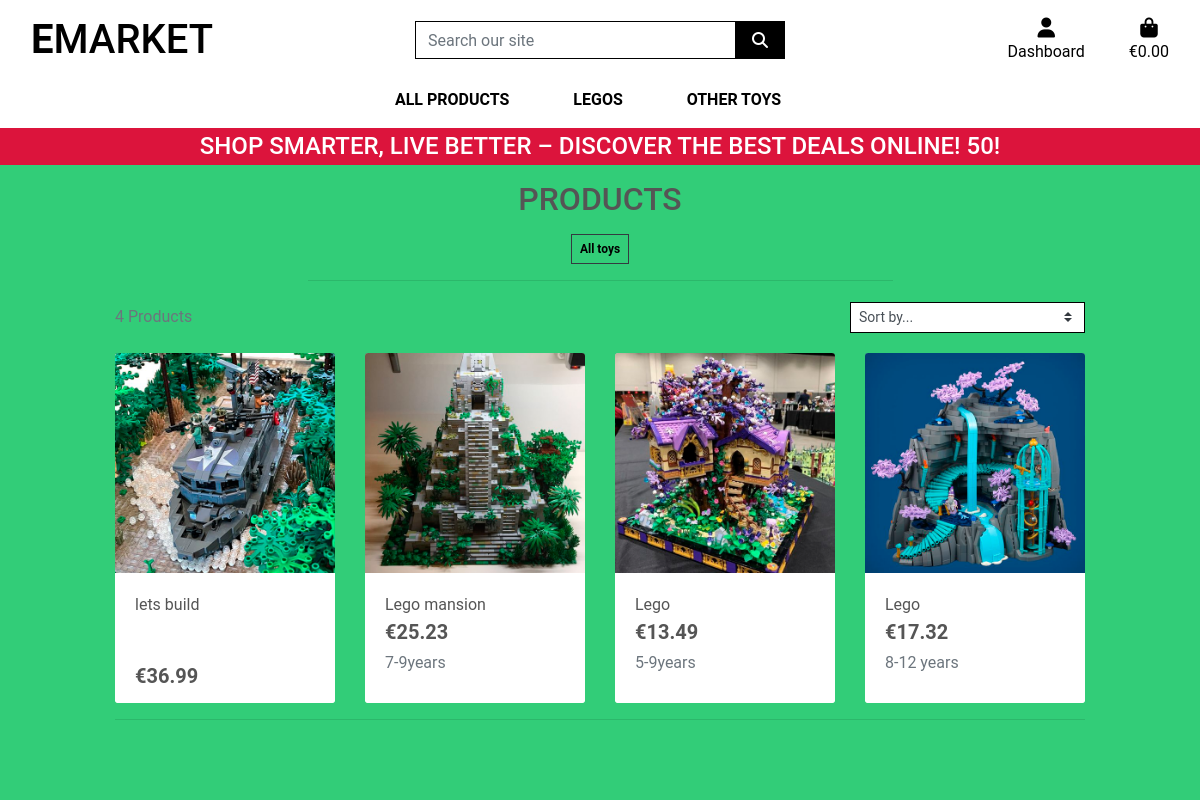
The app's page /products/?category=all_toys, older data.
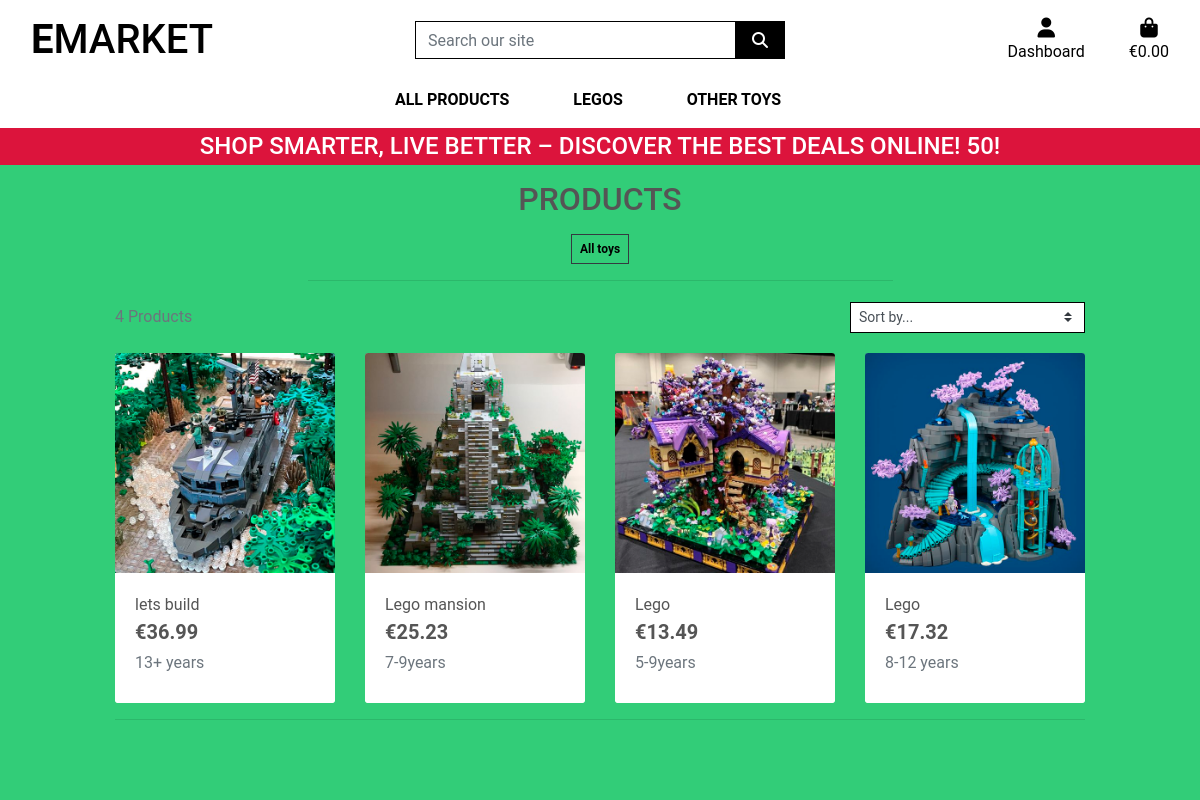
The same page, newer data.
### products/models.py (models this page shows, shortened)
class Category(models.Model):
    class Meta:
        verbose_name_plural = 'Categories'
    name = models.CharField(max_length=254)
    friendly_name = models.CharField(max_length=254, null=True, blank=True)

class Product(models.Model):
    category = models.ForeignKey('Category', null=True, blank=True, on_delete=models.SET_NULL)
    name = models.CharField(max_length=254)
    description = models.TextField()
    price = models.DecimalField(max_digits=6, decimal_places=2)
    age = models.CharField(max_length=50, null=True, blank=True)
    image = models.ImageField(null=True, blank=True)

### products/views.py (the view, shortened to what this page needs)
# urls.py: path('', views.all_products, name='products'),
def all_products(request):
    products = Product.objects.all()
    query = None
    categories = None
    sort = None
    direction = None
    if request.GET:
        if 'category' in request.GET:
            categories = request.GET['category'].split(',')
            products = products.filter(category__name__in=categories)
            categories = Category.objects.filter(name__in=categories)
    if request.GET:
        if 'q' in request.GET:
            query = request.GET['q']
            if not query:
                messages.error(request, "You didn't enter any search criteria!")
                return redirect(reverse('products'))
            queries = Q(name__icontains=query) | Q(description__icontains=query)
            products = products.filter(queries)
    current_sorting = f'{sort}_{direction}'
    context = {
        'products': products,
        'search_term': query,
        'current_categories': categories,
        'current_sorting': current_sorting,
    }
    return render(request, 'products/products.html', context)

### bag/contexts.py (called while the page is built, shortened)
def bag_contents(request):
    bag_items = []
    total = 0
    product_count = 0
    bag = request.session.get('bag', {})
    if total < settings.FREE_DELIVERY_THRESHOLD:
        delivery = total * Decimal(settings.STANDARD_DELIVERY_PERCENTAGE / 100)
        free_delivery_delta = settings.FREE_DELIVERY_THRESHOLD - total
    else:
        delivery = 0
        free_delivery_delta = 0
    grand_total = delivery + total
    context = {
        'bag_items': bag_items,
        'total': total,
        'product_count': product_count,
        'delivery': delivery,
        'free_delivery_delta': free_delivery_delta,
        'free_delivery_threshold': settings.FREE_DELIVERY_THRESHOLD,
        'grand_total': grand_total,
    }
    return context

### products/templates/products/products.html (shortened to what this page needs)
{% extends "base.html" %}
{% load static %}
{% block page_header %}
    <div class="container header-container">
    </div>
{% endblock %}
{% block content %}
    <div class="overlay"></div>
    <div class="container-fluid">
        <div class="row">
            <div class="col text-center mt-3">
                <h2 class="logo-font">Products</h2>
                {% for c in current_categories %}
                    <a class="category-badge text-decoration-none" href="{% url 'products' %}?category={{ c.name }}">
                        <span class="p-2 mt-2 badge badge-white text-black rounded-0 border border-dark">{{ c.friendly_name }}</span>
                    </a>
                {% endfor %}
                <hr class="w-50 mb-1">
            </div>
        </div>
        <div class="row">
            <div class="product-container col-10 offset-1">
                <div class="row mt-1 mb-2">
                    <div class="col-12 col-md-6 my-auto order-md-last d-flex justify-content-center justify-content-md-end">
                        <div class="sort-select-wrapper w-50">
                            <select id="sort-selector" class="custom-select custom-select-sm rounded-0 border border-{% if current_sorting != 'None_None' %}info{% else %}black{% endif %}">
                                <option value="reset" {% if current_sorting == 'None_None' %}selected{% endif %}>Sort by...</option>
                            </select>
                        </div>
                    </div>
                    <div class="col-12 col-md-6 order-md-first">
                        <p class="text-muted mt-3 text-center text-md-left">
                            {{ products|length }} Products{% if search_term %} found for <strong>"{{ search_term }}"</strong>{% endif %}
                        </p>
                    </div>
                </div>
                <div class="row">
                    {% for product in products %}
                        <div class="col-sm-6 col-md-6 col-lg-4 col-xl-3">
                            <div class="card h-100 border-0">
                                {% if product.image %}
                                <a href="{% url 'product_detail' product.id %}">
                                    <img class="card-img-top img-fluid" src="{{ product.image.url }}" alt="{{ product.name }}">
                                </a>
                                {% else %}
                                <a href="{% url 'product_detail' product.id %}">
                                    <img class="card-img-top img-fluid" src="{{ MEDIA_URL }}noimage.png" alt="{{ product.name }}">
                                </a>
                                {% endif %}
                                <div class="card-body pb-0">
                                    <p class="mb-0">{{ product.name }}</p>
                                </div>
                                <div class="card-footer bg-white pt-0 border-0 text-left">
                                    <div class="row">
                                        <div class="col">
                                            <p class="lead mb-0 text-left font-weight-bold">€{{ product.price }}</p>
                                            {% if product.age %}
                                            <p class="text-muted mt-1"> {{ product.age }}</p>
                                        {% endif %}
                                        </div>
                                    </div>
                                </div>
                            </div>
                        </div>
                        {% if forloop.counter|divisibleby:4 %}
                            <div class="col-12 d-none d-xl-block mb-5">
                                <hr>
                            </div>
                        {% endif %}
                    {% endfor %}
                </div>
            </div>
        </div>
    </div>
{% endblock %}

### templates/base.html (shortened to what this page needs)
{% load static %}
<!doctype html>
<html lang="en">
  <head>
    {% block corecss %}
        <link rel="stylesheet" href="https://stackpath.bootstrapcdn.com/bootstrap/4.4.1/css/bootstrap.min.css">
        <link rel="stylesheet" href="{% static 'css/base.css' %}">
    {% endblock %}
  </head>
  <body>
    <header class="container-fluid fixed-top">
        <div id="topnav" class="row bg-white pt-lg-2 d-none d-lg-flex">
            <div class="col-12 col-lg-4 my-auto py-1 py-lg-0 text-center text-lg-left">
                <a href="{% url 'homepage' %}" class="nav-link main-logo-link">
                    <h1 class="logo-font text-black my-0"><strong>E</strong>Market</h1>
                </a>
            </div>
            <div class="col-12 col-lg-4 my-auto py-1 py-lg-0">
                <form method="GET" action="{% url 'products'%}">
                    <div class="input-group w-100">
                        <input class="form-control border border-black rounded-0" type="text" name="q" placeholder="Search our site">
                        <div class="input-group-append">
                            <button class="form-control btn btn-black border border-black rounded-0" type="submit">
                                <span class="icon">
                                    <i class="fas fa-search"></i>
                                </span>
                            </button>
                        </div>
                    </div>
                </form>
            </div>
            <div class="col-12 col-lg-4 my-auto py-1 py-lg-0">
                <ul class="list-inline list-unstyled text-center text-lg-right my-0">
                    <li class="list-inline-item dropdown">
                        <a class="text-black nav-link" href="#" id="user-options" data-toggle="dropdown" aria-haspopup="true" aria-expanded="false">
                            <div class="text-center">
                                <div><i class="fas fa-user fa-lg"></i></div>
                                <p class="my-0">Dashboard</p>
                            </div>
                        </a>
                    </li>
                    <li class="list-inline-item">
                        <a class="{% if grand_total %}text-info font-weight-bold{% else %}text-black{% endif %} nav-link" href="{% url 'view_bag' %}">
                            <div class="text-center">
                                <div><i class="fas fa-shopping-bag fa-lg"></i></div>
                                <p class="my-0">
                                    {% if grand_total %}
                                        €{{ grand_total|floatformat:2 }}
                                    {% else %}
                                        €0.00
                                    {% endif %}
                                </p>
                            </div>
                        </a>
                    </li>
                </ul>
            </div>
        </div>
        <div class="row bg-white">
            <nav class="navbar navbar-expand-lg navbar-light w-100">
                {% include 'includes/main-nav.html' %}
            </nav>
        </div>
        <div id="delivery-banner" class="row text-center">
            <div class="col bg-black text-white">
                <h4 class="logo-font my-1">Shop Smarter, Live Better – Discover the Best Deals Online! {{ free_delivery_threshold }}!</h4>
            </div>
        </div>
    </header>
    {% block page_header %}
    {% endblock %}
    {% block content %}
    {% endblock %}
  </body>
</html>

### templates/includes/main-nav.html (shortened to what this page needs)
<div class="collapse navbar-collapse" id="main-nav">
    <ul class="navbar-nav w-auto mx-auto">
        <li class="nav-item dropdown">
            <a class="logo-font font-weight-bold nav-link text-black mr-5" href="#" id="all-products-link" data-toggle="dropdown" aria-haspopup="true" aria-expanded="false">
                All Products
            </a>
        </li>
        <li class="nav-item dropdown">
            <a class="logo-font font-weight-bold nav-link text-black mr-5" href="#" id="clothing-link" data-toggle="dropdown" aria-haspopup="true" aria-expanded="false">
                Legos
            </a>
        </li>
        <li class="nav-item dropdown">
            <a class="logo-font font-weight-bold nav-link text-black mr-5" href="#" id="homeware-link" data-toggle="dropdown" aria-haspopup="true" aria-expanded="false">
                Other toys
            </a>
        </li>
    </ul>
</div>

### static/css/base.css (style rules this page uses)
html { height: 100%; }
body { background: url('/media/duplo-1981724.jpg') no-repeat center center fixed; background-size: cover; height: calc(100vh - 164px); color: #555; font-family: 'Roboto'; }
.icon { align-items: center; display: inline-flex; justify-content: center; height: 1.5rem; width: 1.5rem; }
.logo-font { text-transform: uppercase; }
.main-logo-link { width: fit-content; }
.btn-black { background: black; color: white; }
.text-black { color: #000 !important; }
.border-black { border: 1px solid black !important; }
.bg-black { background: crimson !important; }
.overlay { height: 100%; width: 100%; top: 0; left: 0; position: fixed; background: rgb(50, 205, 120); z-index: -1; }
@media (min-width: 1200px) { .container { max-width: 80%; } }
@media (min-width: 992px) { .header-container { padding-top: 164px; } }

Row changes from the older to the newer data that the page shows:
changed Product "lets build": age (not shown) → "13+ years"
